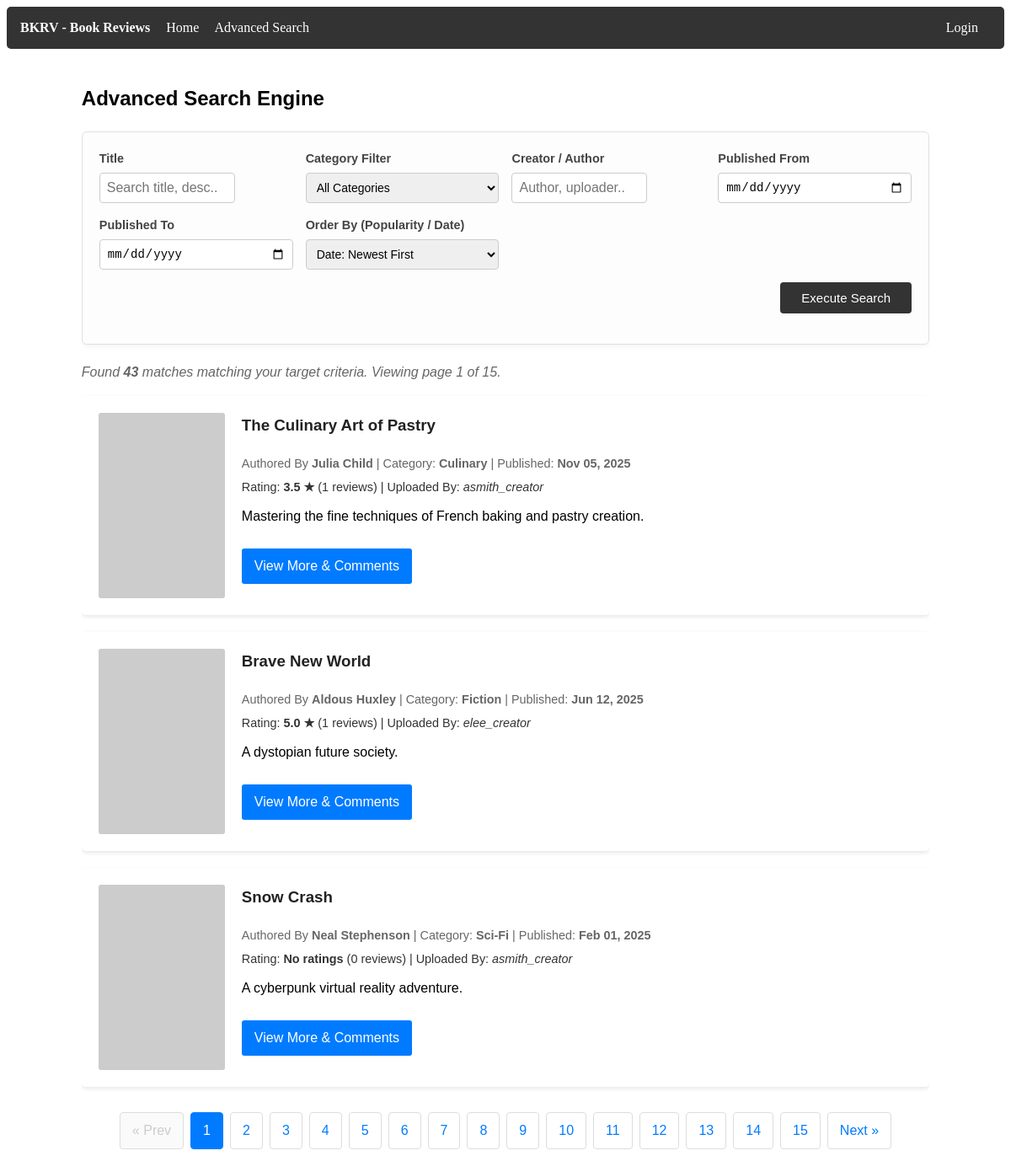
Page /NetBeansProject/AdvancedSearchPage.php on the committed database.
### tables this page shows
CREATE TABLE dbProj_books
(
    book_id INT AUTO_INCREMENT NOT NULL,

    creator_id INT NULL,

    title VARCHAR(255) NOT NULL,
    author_name VARCHAR(255) NOT NULL,

    short_description VARCHAR(500) NOT NULL,

    category VARCHAR(100) NULL,

    image_url VARCHAR(255) NULL,
    media_url VARCHAR(255) NULL,

    publish_date DATETIME DEFAULT CURRENT_TIMESTAMP,

    created_at TIMESTAMP DEFAULT CURRENT_TIMESTAMP,
    updated_at TIMESTAMP DEFAULT CURRENT_TIMESTAMP
               ON UPDATE CURRENT_TIMESTAMP,

    PRIMARY KEY (book_id),

    INDEX idx_creator (creator_id),
    INDEX idx_author (author_name),
    INDEX idx_category (category),
    INDEX idx_publish_date (publish_date),

    FULLTEXT KEY fx_search_idx
    (
        title,
        author_name,
        short_description,
        category
    ),

    CONSTRAINT FK_dbProj_users_TO_dbProj_books
    FOREIGN KEY (creator_id)
    REFERENCES dbProj_users(user_id)
    ON DELETE SET NULL
    ON UPDATE CASCADE

);

CREATE TABLE dbProj_users
(
    user_id INT AUTO_INCREMENT NOT NULL,

    username VARCHAR(100) NOT NULL,
    email VARCHAR(100) NOT NULL,
    password VARBINARY(255) NOT NULL,

    role ENUM('Viewer','Creator','Admin')
         NOT NULL DEFAULT 'Viewer',

    created_at TIMESTAMP DEFAULT CURRENT_TIMESTAMP,

    PRIMARY KEY (user_id),

    UNIQUE KEY uq_username (username),
    UNIQUE KEY uq_email (email)

);

### NetBeansProject/AdvancedSearchPage.php (the view, shortened to what this page needs)
<?php
include 'PageHeader.php';
$pagination = 3;
$page = isset($_GET['page']) && is_numeric($_GET['page']) ? (int) $_GET['page'] : 1;
$search_title    = isset($_GET['title']) ? trim($_GET['title']) : '';
$start_date      = isset($_GET['start_date']) ? trim($_GET['start_date']) : '';
$end_date        = isset($_GET['end_date']) ? trim($_GET['end_date']) : '';
$search_creator  = isset($_GET['creator']) ? trim($_GET['creator']) : '';
$category_filter = isset($_GET['cat']) ? trim($_GET['cat']) : '';
$sort_by         = isset($_GET['sort_by']) ? trim($_GET['sort_by']) : 'newest';
$params = [];
$types = "";
$where_sql = "";
$order_by_sql = "ORDER BY b.publish_date DESC";
$total_query = "SELECT COUNT(DISTINCT b.book_id)
                FROM dbProj_books b
                LEFT JOIN dbProj_users u ON b.creator_id = u.user_id" . $where_sql;
$total_stmt = mysqli_prepare($conn, $total_query);
if ($total_stmt) {
    mysqli_stmt_execute($total_stmt);
    $total_result = mysqli_stmt_get_result($total_stmt);
    $total_rows = mysqli_fetch_array($total_result)[0];
} else {
    die("Count query execution error: " . mysqli_error($conn));
}
$total_pages = ceil($total_rows / $pagination);
$offset = ($page - 1) * $pagination;
$query = "SELECT b.book_id, b.title, b.author_name, b.short_description, b.image_url, b.media_url, b.publish_date, b.category, u.username,
                 IFNULL(AVG(cr.rating), 0.00) as avg_rating,
                 COUNT(cr.comment_id) as review_count
          FROM dbProj_books b
          LEFT JOIN dbProj_users u ON b.creator_id = u.user_id
          LEFT JOIN dbProj_comments_ratings cr ON b.book_id = cr.book_id"
        . $where_sql .
        " GROUP BY b.book_id "
        . $order_by_sql .
        " LIMIT ? OFFSET ?";
$stmt = mysqli_prepare($conn, $query);
if ($stmt) {
    $final_params = $params;
    $final_params[] = $pagination;
    $final_params[] = $offset;
    $final_types = $types . "ii";
    mysqli_stmt_bind_param($stmt, $final_types, ...$final_params);
    mysqli_stmt_execute($stmt);
    $result = mysqli_stmt_get_result($stmt);
} else {
    die("Database execution error: " . mysqli_error($conn));
}
function buildPaginationUrl($page_num, $title, $start, $end, $creator, $cat, $sort) {
    $query_args = ['page' => $page_num];
    if (!empty($sort))    $query_args['sort_by'] = $sort;
    return '?' . http_build_query($query_args);
}
?>
<div class="hp-container">
    <h2>Advanced Search Engine</h2>
    <div class="hp-search-container">
        <form action="" method="GET">
            <div class="search-grid">
                <div class="search-group">
                    <label for="title">Title</label>
                    <input type="text" id="title" name="title" placeholder="Search title, desc.." value="<?php echo htmlspecialchars($search_title); ?>">
                </div>
                <div class="search-group">
                    <label for="cat">Category Filter</label>
                    <select id="cat" name="cat">
                        <option value="">All Categories</option>
                    </select>
                </div>
                <div class="search-group">
                    <label for="creator">Creator / Author</label>
                    <input type="text" id="creator" name="creator" placeholder="Author, uploader.." value="<?php echo htmlspecialchars($search_creator); ?>">
                </div>
                <div class="search-group">
                    <label for="start_date">Published From</label>
                    <input type="date" id="start_date" name="start_date" value="<?php echo htmlspecialchars($start_date); ?>">
                </div>
                <div class="search-group">
                    <label for="end_date">Published To</label>
                    <input type="date" id="end_date" name="end_date" value="<?php echo htmlspecialchars($end_date); ?>">
                </div>
                <div class="search-group">
                    <label for="sort_by">Order By (Popularity / Date)</label>
                    <select id="sort_by" name="sort_by">
                        <option value="newest" <?php echo ($sort_by === 'newest') ? 'selected' : ''; ?>>Date: Newest First</option>
                    </select>
                </div>
            </div>
            <div class="search-actions">
                <button type="submit">Execute Search</button>
            </div>
        </form>
    </div>
    <?php if ($total_rows > 0): ?>
        <p style="color: #666; font-style: italic; margin-bottom: 15px;">
            Found <strong><?php echo $total_rows; ?></strong> matches matching your target criteria. Viewing page <?php echo $page; ?> of <?php echo $total_pages; ?>.
        </p>
    <?php endif; ?>
    <div class="hp-book-list">
        <?php
        if ($result && mysqli_num_rows($result) > 0):
            while ($row = mysqli_fetch_assoc($result)):
                $image_src = !empty($row['image_url']) ? htmlspecialchars($row['image_url']) : 'https://via.placeholder.com/150x220?text=No+Cover';
                $rating_display = ($row['avg_rating'] > 0) ? number_format($row['avg_rating'], 1) . " ★" : "No ratings";
                ?>
                <div class="hp-book-card">
                    <img src="<?php echo $image_src; ?>" alt="<?php echo htmlspecialchars($row['title']); ?> Cover" class="hp-book-image">
                    <div class="hp-book-details">
                        <h3 class="hp-book-title"><?php echo htmlspecialchars($row['title']); ?></h3>
                        <div class="hp-meta-info">
                            Authored By <strong><?php echo htmlspecialchars($row['author_name']); ?></strong> |
                            Category: <strong><?php echo htmlspecialchars($row['category'] ?? 'Uncategorized'); ?></strong> |
                            Published: <strong><?php echo !empty($row['publish_date']) ? date('M d, Y', strtotime($row['publish_date'])) : 'N/A'; ?></strong>
                        </div>
                        <div class="hp-meta-info" style="color: #333; margin-top: -5px;">
                            Rating: <strong><?php echo $rating_display; ?></strong> (<?php echo $row['review_count']; ?> reviews) |
                            Uploaded By: <em><?php echo htmlspecialchars($row['username'] ?? 'Anonymous'); ?></em>
                        </div>
                        <p style="margin-top: 8px;"><?php echo htmlspecialchars($row['short_description']); ?></p>
                        <a href="BookComments.php?id=<?php echo $row['book_id']; ?>" class="hp-view-more-btn">View More & Comments</a>
                    </div>
                </div>
                <?php
            endwhile;
        endif; ?>
    </div>
    <?php if ($total_pages > 1): ?>
        <ul class="hp-pagination">
            <?php if ($page <= 1): ?>
                <li class="disabled"><span>&laquo; Prev</span></li>
            <?php else: ?>
                <li><a href="<?php echo buildPaginationUrl($page - 1, $search_title, $start_date, $end_date, $search_creator, $category_filter, $sort_by); ?>">&laquo; Prev</a></li>
            <?php endif; ?>
            <?php for ($i = 1; $i <= $total_pages; $i++): ?>
                <?php if ($page == $i): ?>
                    <li class="active"><span><?php echo $i; ?></span></li>
                <?php else: ?>
                    <li><a href="<?php echo buildPaginationUrl($i, $search_title, $start_date, $end_date, $search_creator, $category_filter, $sort_by); ?>"><?php echo $i; ?></a></li>
                <?php endif; ?>
            <?php endfor; ?>
            <?php if ($page >= $total_pages): ?>
                <li class="disabled"><span>Next &raquo;</span></li>
            <?php else: ?>
                <li><a href="<?php echo buildPaginationUrl($page + 1, $search_title, $start_date, $end_date, $search_creator, $category_filter, $sort_by); ?>">Next &raquo;</a></li>
            <?php endif; ?>
        </ul>
    <?php endif; ?>
</div>

### NetBeansProject/MainStyles.css (style rules this page uses)
.hp-container { width: 80%; margin: 20px auto; overflow: hidden; font-family: Arial, sans-serif; line-height: 1.6; }
.hp-search-container { background: #fff; padding: 15px; margin: 20px 0; border-radius: 5px; box-shadow: 0 2px 5px rgba(0,0,0,0.1); }
.hp-search-container input[type="text"] { width: 70%; padding: 8px; font-size: 16px; border: 1px solid #ccc; border-radius: 4px; }
.hp-search-container button { padding: 8px 15px; font-size: 16px; cursor: pointer; background: #333; color: #fff; border: none; border-radius: 4px; }
.hp-book-list { display: grid; grid-template-columns: 1fr; gap: 20px; }
.hp-book-card { background: #fff; padding: 20px; border-radius: 5px; box-shadow: 0 2px 5px rgba(0,0,0,0.1); display: flex; gap: 20px; }
.hp-book-image { max-width: 150px; max-height: 220px; object-fit: cover; border-radius: 3px; }
.hp-book-details { flex: 1; }
.hp-book-title { margin-top: 0; color: #222; }
.hp-meta-info { font-size: 0.9rem; color: #666; margin-bottom: 10px; }
.hp-view-more-btn { display: inline-block; background: #007BFF; color: white; padding: 8px 15px; text-decoration: none; border-radius: 3px; margin-top: 10px; }
.hp-pagination { display: flex; justify-content: center; list-style: none; padding: 0; margin: 30px 0; }
.hp-pagination li { margin: 0 4px; }
.hp-pagination a, .hp-pagination span { display: block; padding: 8px 14px; text-decoration: none; color: #007BFF; border: 1px solid #ddd; border-radius: 4px; }
.hp-pagination .active span { background-color: #007BFF; color: white; border-color: #007BFF; }
.hp-pagination .disabled span { color: #ccc; pointer-events: none; background-color: #fafafa; }

### NetBeansProject/AdvancedSearchPage.php (style rules this page uses)
.hp-container { width: 85%; margin: 20px auto; overflow: hidden; font-family: Arial, sans-serif; line-height: 1.6; }
.hp-search-container { background: #fdfdfd; padding: 20px; margin: 20px 0; border-radius: 6px; border: 1px solid #e0e0e0; box-shadow: 0 2px 6px rgba(0,0,0,0.05); }
.search-grid { display: grid; grid-template-columns: repeat(auto-fit, minmax(220px, 1fr)); gap: 15px; margin-bottom: 15px; }
.search-group { display: flex; flex-direction: column; }
.search-group label { font-size: 0.9rem; margin-bottom: 5px; color: #444; font-weight: bold; }
.search-group input, .search-group select { padding: 8px; font-size: 14px; border: 1px solid #ccc; border-radius: 4px; }
.search-actions { display: flex; justify-content: flex-end; align-items: center; gap: 15px; margin-top: 10px; }
.hp-search-container button { padding: 10px 25px; font-size: 15px; cursor: pointer; background: #333; color: #fff; border: none; border-radius: 4px; transition: background 0.2s; }
.hp-book-list { display: grid; grid-template-columns: 1fr; gap: 20px; }
.hp-book-card { background: #fff; padding: 20px; border-radius: 5px; box-shadow: 0 2px 5px rgba(0,0,0,0.1); display: flex; gap: 20px; }
.hp-book-image { max-width: 150px; max-height: 220px; object-fit: cover; border-radius: 3px; }
.hp-book-details { flex: 1; }
.hp-book-title { margin-top: 0; color: #222; }
.hp-meta-info { font-size: 0.9rem; color: #666; margin-bottom: 10px; }
.hp-view-more-btn { display: inline-block; background: #007BFF; color: white; padding: 8px 15px; text-decoration: none; border-radius: 3px; margin-top: 10px; }
.hp-pagination { display: flex; justify-content: center; list-style: none; padding: 0; margin: 30px 0; }
.hp-pagination li { margin: 0 4px; }
.hp-pagination a, .hp-pagination span { display: block; padding: 8px 14px; text-decoration: none; color: #007BFF; border: 1px solid #ddd; border-radius: 4px; }
.hp-pagination .active span { background-color: #007BFF; color: white; border-color: #007BFF; }
.hp-pagination .disabled span { color: #ccc; pointer-events: none; background-color: #fafafa; }

### rows in the picture
dbproj_books: title "The Culinary Art of Pastry", author_name "Julia Child", category "Culinary", publish_date "Nov 05, 2025", rating_display "3.5 ★", review_count "1", creator.username "asmith_creator", short_description "Mastering the fine techniques of French baking and pastry creation."
dbproj_books: title "Brave New World", author_name "Aldous Huxley", category "Fiction", publish_date "Jun 12, 2025", rating_display "5.0 ★", review_count "1", creator.username "elee_creator", short_description "A dystopian future society."
dbproj_books: title "Snow Crash", author_name "Neal Stephenson", category "Sci-Fi", publish_date "Feb 01, 2025", rating_display "No ratings", review_count "0", creator.username "asmith_creator", short_description "A cyberpunk virtual reality adventure."

### other values in the picture
$total_rows "43"
$page "1"
$total_pages "15"
